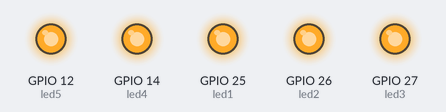
Bench run of a sketch on a simulated ESP32. Parts: output pins drawn as LEDs (lit = HIGH).

Above: at 0.5 s.
At 3.5 s:
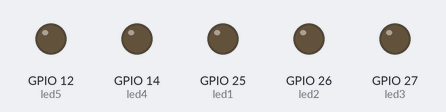
Timing chart, 0 to 4.6 s (numbered marks = the images above):
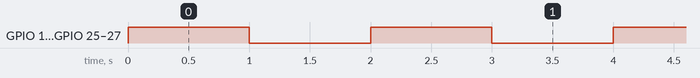

The sketch:

test.ino
```cpp
// Definimos el pin GPIO 12
const int led1 = 25;
const int led2 = 26;
const int led3 = 27;
const int led4 = 14;
const int led5 = 12;

void setup() {
  // Configuramos el pin 12 como salida
  pinMode(led1, OUTPUT);
  pinMode(led2, OUTPUT);
  pinMode(led3, OUTPUT);
  pinMode(led4, OUTPUT);
  pinMode(led5, OUTPUT);
}

void loop() {
	// Enviamos una señal ALTA (3.3V) para encender el LED
	digitalWrite(led1, HIGH);
	digitalWrite(led2, HIGH);
	digitalWrite(led3, HIGH);
	digitalWrite(led4, HIGH);
	digitalWrite(led5, HIGH);
	delay(1000);
	digitalWrite(led1, LOW);
	digitalWrite(led2, LOW);
	digitalWrite(led3, LOW);
	digitalWrite(led4, LOW);
	digitalWrite(led5, LOW);
	delay(1000);

}
```

Measured:
- by itself, GPIO 12 (led5), GPIO 14 (led4), GPIO 25 (led1), GPIO 26 (led2), GPIO 27 (led3): alternates HIGH for 1.0 s and LOW for 1.0 s
